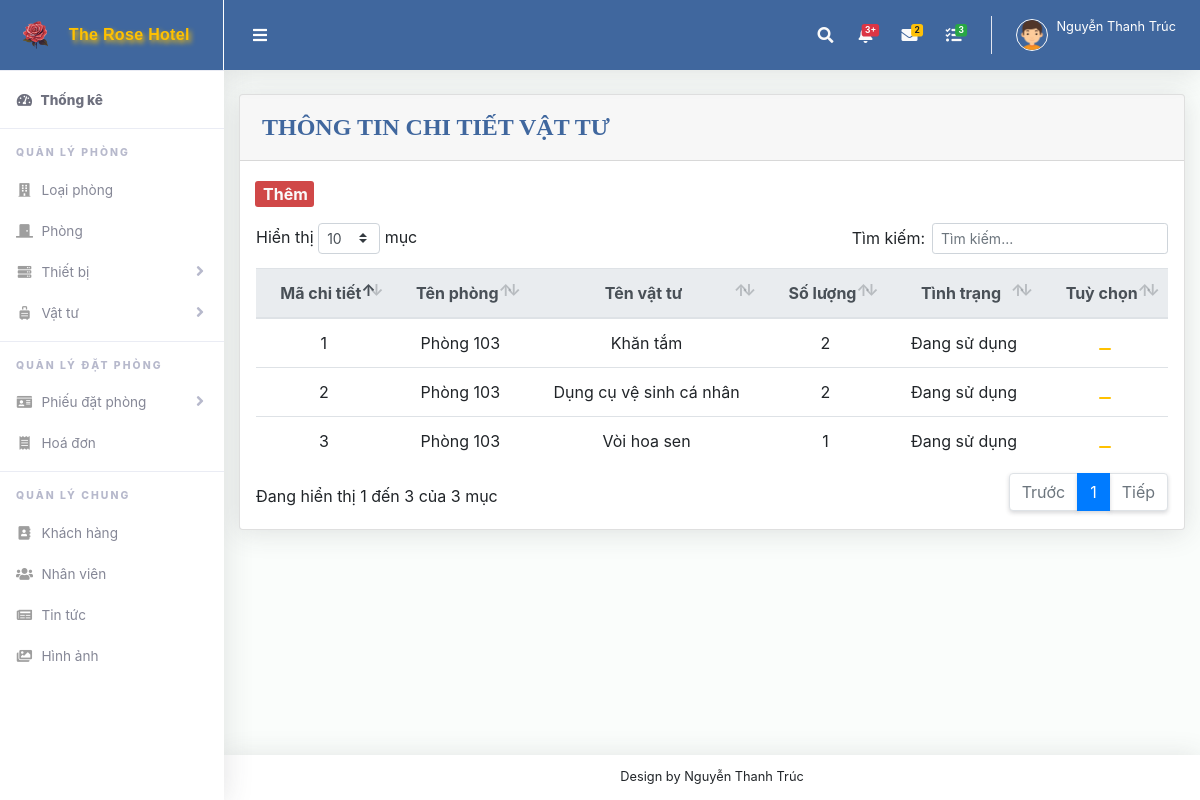
Screenshot of /QLCTVT.php (signed in) with the database file from the repository.
### tables this page shows
CREATE TABLE `chi_tiet_vat_tu` (
  `ma_ctvt` int(11) NOT NULL,
  `ma_phong` int(11) NOT NULL,
  `ma_vat_tu` int(11) NOT NULL,
  `so_luong_trong_phong` int(11) NOT NULL,
  `tinh_trang` varchar(100) NOT NULL
);

CREATE TABLE `phong` (
  `ma_phong` int(11) NOT NULL,
  `ma_loai` int(11) NOT NULL,
  `ten_phong` varchar(100) NOT NULL
);

CREATE TABLE `vat_tu` (
  `ma_vat_tu` int(11) NOT NULL,
  `ten_vat_tu` varchar(100) NOT NULL,
  `so_luong_tong` int(11) NOT NULL,
  `so_luong_ton` int(11) NOT NULL
);

### QLCTVT.php (the view, shortened to what this page needs)
<?php include ("header.php");
?>
<div class="row">
    <div class="col-lg-12">
        <div class="card mb-4">
            <div class="card-header py-3 d-flex flex-row align-items-center justify-content-between">
                <h6>THÔNG TIN CHI TIẾT VẬT TƯ</h6>
            </div>
            <a class="btthem" href="themQLCTVT.php"><button><ion-icon name="add-circle"></ion-icon>Thêm</button></a>
            <div class="table-responsive p-3">
                <table class="table align-items-center table-flush" id="dataTable">
                    <thead class="thead-light">
                        <tr>
                            <th>Mã chi tiết</th>
                            <th>Tên phòng</th>
                            <th>Tên vật tư</th>
                            <th>Số lượng</th>
                            <th>Tình trạng</th>
                            <th>Tuỳ chọn</th>
                        </tr>
                    </thead>
                    <tbody>
                        <?php
                        include ("ketnoi.php");
                        $sql = "select * from chi_tiet_vat_tu ";
                        $kq = mysqli_query($conn, $sql) or die("Không thể xuất thông tin " . mysqli_error());
                        while ($row = mysqli_fetch_array($kq)) {
                            $phongs = $row["ma_phong"];
                            $sql2 = "SELECT * FROM phong WHERE ma_phong ='" . $phongs . "'";
                            $kq2 = mysqli_query($conn, $sql2) or die("Không thể xuất thông tin" . mysqli_error());
                            $phong = mysqli_fetch_array($kq2);
                            $vat_tus = $row["ma_vat_tu"];
                            $sql3 = "SELECT * FROM vat_tu WHERE ma_vat_tu ='" . $vat_tus . "'";
                            $kq3 = mysqli_query($conn, $sql3) or die("Không thể xuất thông tin" . mysqli_error());
                            $vat_tu = mysqli_fetch_array($kq3);
                            echo "<td>" . $row["ma_ctvt"] . "</td>";
                            $usern = $row["ma_ctvt"];
                            echo "<td>" . $phong["ten_phong"] . "</td>";
                            echo "<td>" . $vat_tu["ten_vat_tu"] . "</td>";
                            echo "<td>" . $row["so_luong_trong_phong"] . "</td>";
                            echo "<td>" . $row["tinh_trang"] . "</td>";
                            echo "<td>
                    <a href='suaQLCTVT.php?user=$usern'><button class='pencil'><ion-icon name='pencil'></ion-icon></button></a>
                </td>";
                        }
                        ?>
                    </tbody>
                </table>
            </div>
        </div>
    </div>
</div>
<?php include ("footer.php"); ?>

### QLCTVT.php (style rules this page uses)
.btthem>button { display: flex; color: #fafafa; font-weight: bolder; border: none; background-color: #D04848; border-radius: 3px; margin-left: 15px; margin-top: 20px; gap: 2px; justify-content: center; align-items: center; }
h6 { font-size: 1.5rem; font-family: Tahoma; color: #40679E; font-weight: 600; margin: 2px; }
.pencil { color: white; border: none; background-color: #FFC100; border-radius: 3px; }
.table th, .table td { text-align: center; vertical-align: middle; }

### rows the page displays
chi_tiet_vat_tu: ma_ctvt "1", ma_phong.ten_phong "Phòng 103", ma_vat_tu.ten_vat_tu "Khăn tắm", so_luong_trong_phong "2", tinh_trang "Đang sử dụng"
chi_tiet_vat_tu: ma_ctvt "2", ma_phong.ten_phong "Phòng 103", ma_vat_tu.ten_vat_tu "Dụng cụ vệ sinh cá nhân", so_luong_trong_phong "2", tinh_trang "Đang sử dụng"
chi_tiet_vat_tu: ma_ctvt "3", ma_phong.ten_phong "Phòng 103", ma_vat_tu.ten_vat_tu "Vòi hoa sen", so_luong_trong_phong "1", tinh_trang "Đang sử dụng"

### other values shown
$_SESSION['ho_ten'] "Nguyễn Thanh Trúc"
